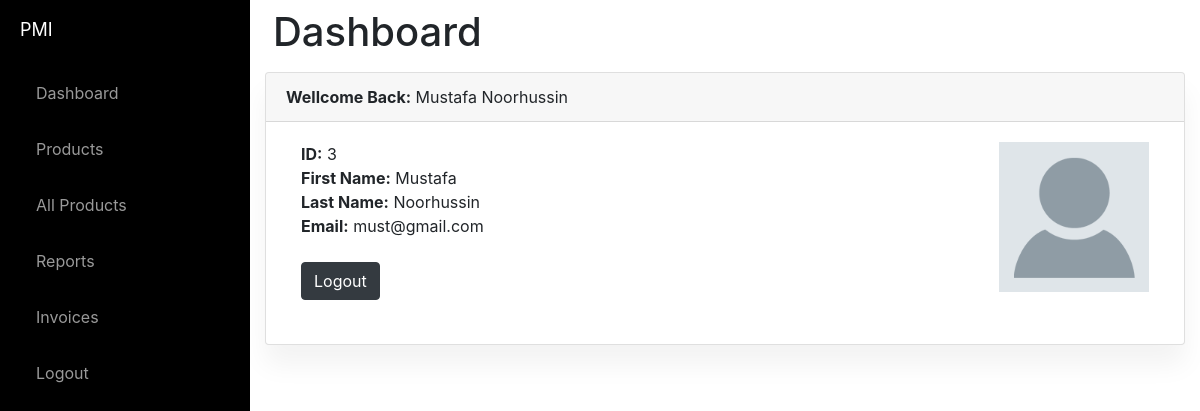
The page /dashboard (signed in) on the database its author committed.
### website/models.py (models this page shows)
class User(db.Model, UserMixin):
    id = db.Column(db.Integer, primary_key=True)
    email = db.Column(db.String(150), unique=True)
    password = db.Column(db.String(150))
    first_name = db.Column(db.String(150))
    last_name = db.Column(db.String(150))
    product = db.relationship('Product')

### website/views.py (the view)
@views.route('/dashboard')
@login_required
def dashboard():
    employers = User.query.all()
    return render_template("dashboard.html", User=User, user=current_user)

### website/templates/dashboard.html
{% extends "base.html" %} {% block title %}Dashboard{% endblock %} {% block content%}
<div class="p-2">
    <h1>Dashboard</h1>
</div>
<div class="card">
    <div class="card-header">
        <strong>Wellcome Back:</strong> {{current_user.first_name[0]|upper}}{{current_user.first_name[1:] }}
        {{current_user.last_name[0]|upper}}{{current_user.last_name[1:] }}
    </div>
    <div class="card-body">
        <div class="container">
            <div class="row">
                <div class="col-8">
                    <strong>ID:</strong>
                    {{current_user.id}}<br>
                    <strong>First Name:</strong>
                    {{current_user.first_name[0]|upper}}{{current_user.first_name[1:] }}<br>
                    <strong>Last Name:</strong>
                    {{current_user.last_name[0]|upper}}{{current_user.last_name[1:] }}<br>
                    <strong>Email:</strong>
                    {{current_user.email}}
                    <br><br>
                    <a href="/logout" class="btn btn-dark">Logout</a><br><br>
                </div>
                <div class="col-4">
                    <img src="{{ url_for('static',filename='IMG/Avatar.png')}}" alt="Avatar" width="150" align="right">
                </div>
            </div>
        </div>
    </div>
</div>
{% endblock %}

### website/static/index.css (style rules this page uses)
body { background:#eee; }
body { overflow-x: hidden; }
.card { box-shadow: 0 20px 27px 0 rgb(0 0 0 / 5%); }
.card { position: relative; display: flex; flex-direction: column; min-width: 0; word-wrap: break-word; background-color: #fff; background-clip: border-box; border: 0 solid rgba(0,0,0,.125); border-radius: 1rem; }
.card-body { -webkit-box-flex: 1; -ms-flex: 1 1 auto; flex: 1 1 auto; padding: 1.5rem 1.5rem; }

### rows shown on the page
User: first_name "M", first_name "ustafa", last_name "N", last_name "oorhussin", id "3", email "must@gmail.com"
